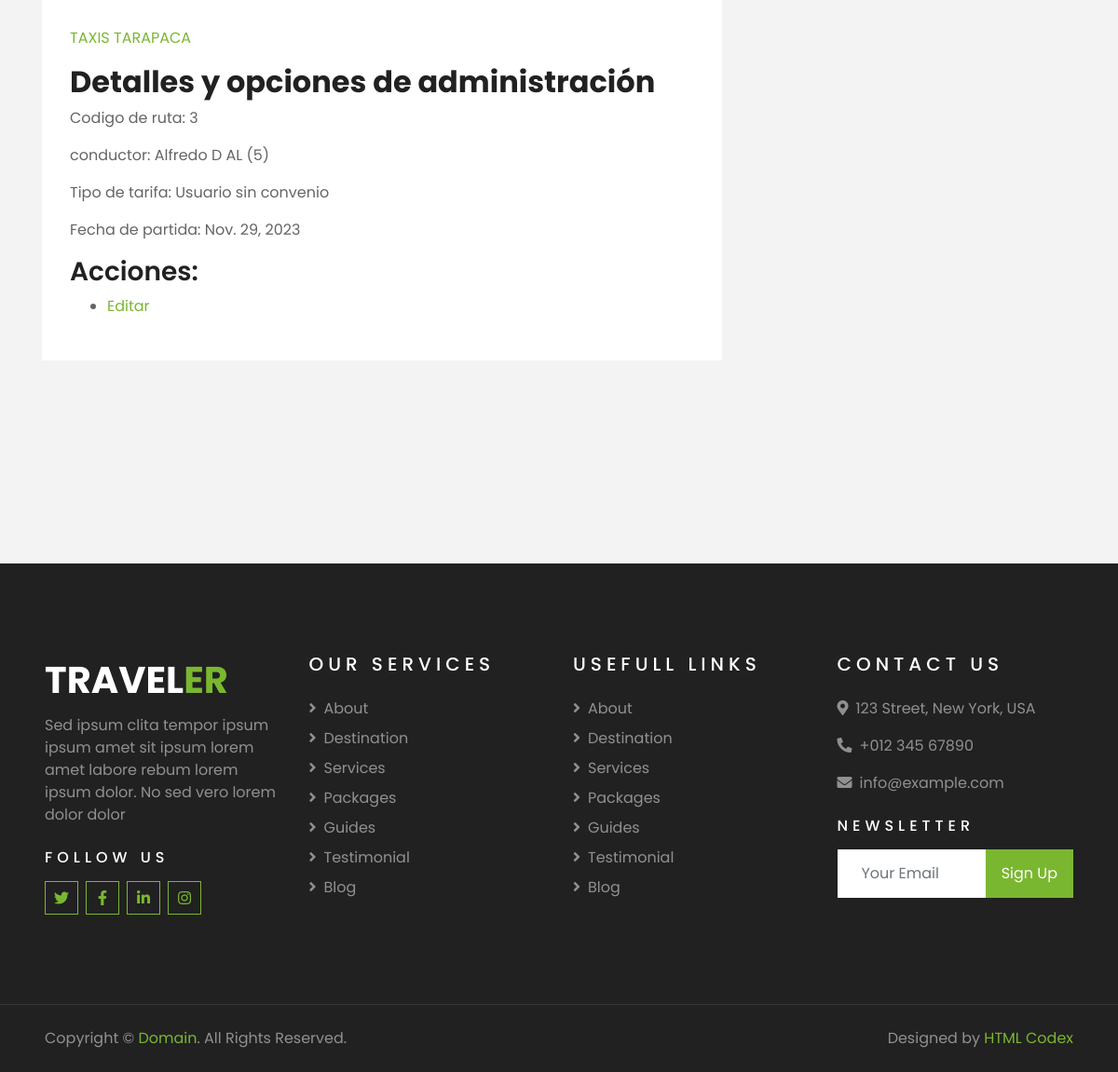
Before: /es/scr_vrut/3/ (signed in, lower part) with the older database file.
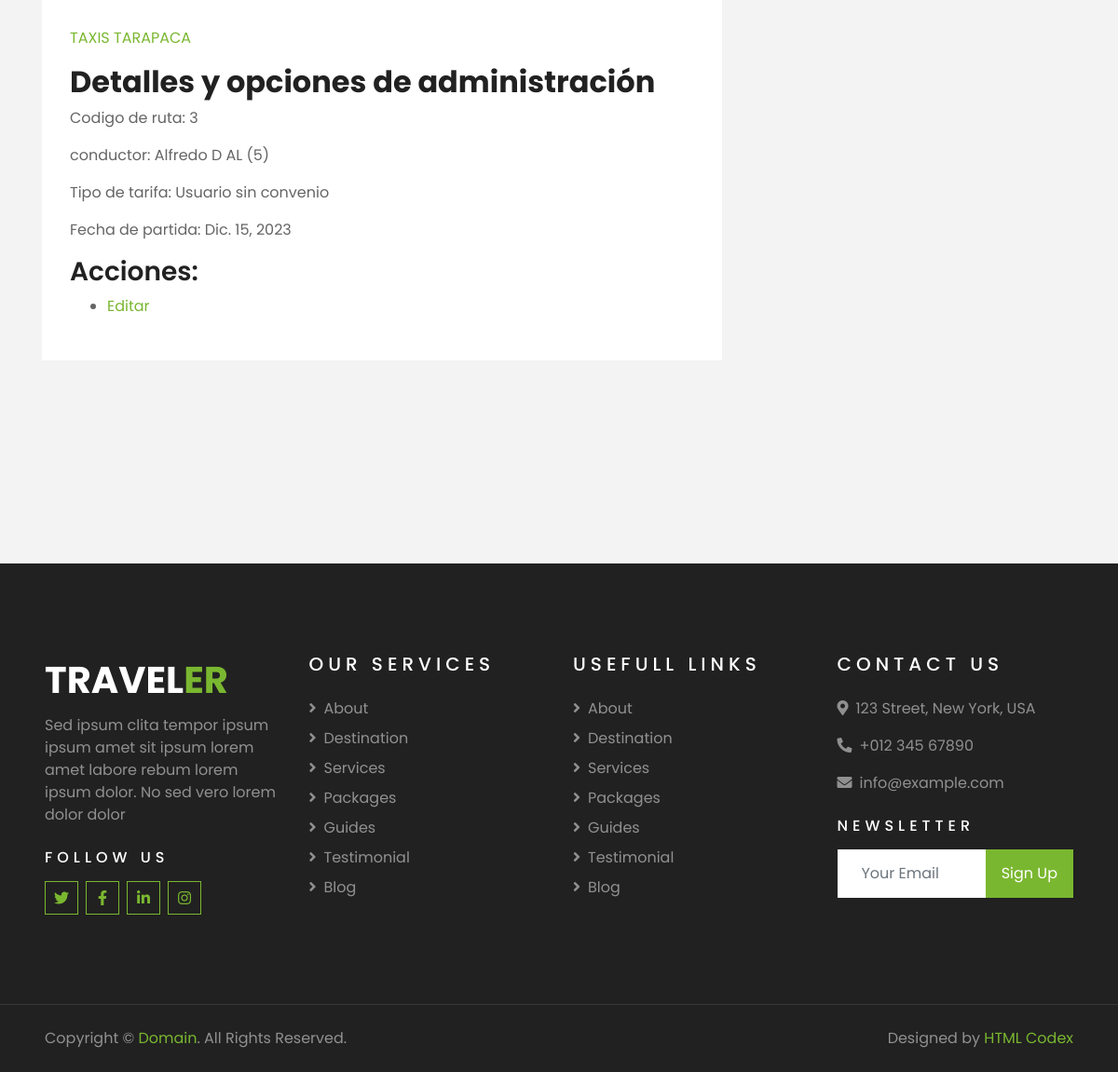
After: the same page with the newer database file.
### Gestion_viajes/models.py (models this page shows, shortened)
class Ruta(models.Model):
    id = models.AutoField(primary_key=True,unique=True)
    conductor = models.ForeignKey(Taxista,on_delete=models.SET_NULL,null=True,blank=True,default=None)
    origen = models.CharField(max_length=254,null=True,blank=True)
    numero_origen = models.IntegerField(null=True,blank=True)
    tipo_origen = models.ForeignKey(TiposCalle,on_delete = models.SET_NULL,blank=True,null=True,default=None,related_name='ruta_torigen')
    destino = models.CharField(max_length=54,null=True,blank=True)
    numero_destino = models.IntegerField(null=True,blank=True)
    tipo_destino = models.ForeignKey(TiposCalle,on_delete = models.SET_NULL,blank=True,null=True,default=None,related_name='ruta_tdestino')
    fecha_viaje = models.DateField(null=True,blank=True)
    hora_viaje = models.TimeField(null=True,blank=True)
    anulado = models.IntegerField(null=True,blank=True)
    motivo_anulacion = models.TextField(null=True,blank=True)
    observacion = models.CharField(max_length=254,null=True,blank=True)
    descripcion = models.TextField(null=True,blank=True)
    tipo_tarifa = models.ForeignKey(Tarifa,models.SET_NULL,null=True,blank=True,default=None)
    monto_tarifa = models.FloatField(null=True,blank=True)
    region = models.ForeignKey(Region,on_delete=models.SET_NULL,null=True,blank=True,default=None)
    ciudad = models.ForeignKey(Ciudad,on_delete=models.SET_NULL,null=True,blank=True,default=None)
    comuna = models.ForeignKey(Comuna,on_delete=models.SET_NULL,null=True,blank=True,default=None)
    region_destino = models.ForeignKey(Region,on_delete=models.SET_NULL,null=True,blank=True,default=None,related_name='ruta_rdestino')
    ciudad_destino = models.ForeignKey(Ciudad,on_delete=models.SET_NULL,null=True,blank=True,default=None,related_name='ruta_cidestino')
    comuna_destino = models.ForeignKey(Comuna,on_delete=models.SET_NULL,null=True,blank=True,default=None,related_name='ruta_codestino')
    deleted_at = models.DateTimeField(null=True,blank=True)
    created_at = models.DateTimeField(null=True,blank=True)

class Taxista(models.Model):
    id = models.AutoField(primary_key=True,unique=True)
    nombre = models.CharField(max_length=54,null=True,blank=True)
    apellido_p = models.CharField(max_length=54,null=True,blank=True)
    apellido_m = models.CharField(max_length=54,null=True,blank=True)
    genero = models.CharField(max_length=54,null=True,blank=True)
    secretaria_encargada = models.ForeignKey(Secretaria,on_delete=models.SET_NULL,null=True,blank=True,default=None)
    run = models.IntegerField(null=True,blank=True)
    dv = models.CharField(max_length=1,null=True,blank=True)
    estado = models.IntegerField(null=True,blank=True)
    deleted_at = models.DateTimeField(null=True,blank=True)
    created_at = models.DateTimeField(null=True,blank=True)
    def __str__(self):
        return self.nombre + ' ' + self.apellido_p + ' ' + self.apellido_m + ' ' + '(' + str(self.id) + ')'

class Tarifa(models.Model):
    id = models.AutoField(primary_key=True,unique=True)
    tipo_tarifa = models.ForeignKey(TiposTarifa,on_delete=models.SET_NULL,blank=True,null=True,default=None)
    monto_tarifa = models.FloatField(null=True,blank=True)
    deleted_at = models.DateTimeField(null=True,blank=True)
    created_at = models.DateTimeField(null=True,blank=True)
    def __str__(self):
        return str(self.tipo_tarifa.nombre)

class TiposTarifa(models.Model):
    id = models.AutoField(primary_key=True,unique=True)
    convenio = models.IntegerField(null=True,blank=True)
    nombre = models.CharField(max_length=54,blank=True,null=True)
    deleted_at = models.DateTimeField(null=True,blank=True)
    created_at = models.DateTimeField(null=True,blank=True)

### Gestion_viajes/views.py (the view)
# urls.py: path("scr_vrut/<int:id_ruta>/",views.scr_ver_datos_ruta,name='scr_ver_datos_ruta'),
def scr_ver_datos_ruta(request,id_ruta):
    usuario = request.session.get('user',None)
    if usuario is not None:
        try:
            ruta = Ruta.objects.get(id=id_ruta)
            context = {'ruta':ruta}
            return render(request,'Gestion_viajes/scr_ver_datos_ruta.html',context)
        except:
            ruta = None
            err = "No se encontro la ruta especificada."
            context = {'error':err}
            return render(request,'Gestion_viajes/ver_datos_ruta.html',context)
    else:
        return render(request,'Gestion_viajes/err_frb.html')

### Taxis_tarapaca/templates/Gestion_viajes/scr_ver_datos_ruta.html (shortened to what this page needs)
{% extends "secretarias_page.html" %}
{% load cms_tags %}
{% block content %}
    <div class="admin-taxista">
        <h2>Detalles y opciones de administración</h2>
        <p>Codigo de ruta: {{ ruta.id }}</p>
        <p>conductor: {{ ruta.conductor }}</p>
        <p>Tipo de tarifa: {{ ruta.tipo_tarifa }}</p>
        <p>Fecha de partida: {{ ruta.fecha_viaje }}</p>
        <h3>Acciones:</h3>
        <ul>
            <li><a href="{% url 'scr_editar_ruta' id_ruta=ruta.id %}">Editar</a></li>
        </ul>
    </div>
{% endblock content %}

Changed rows visible on the page:
changed Ruta "Alfredo D AL (5)": fecha_viaje "Nov. 29, 2023" → "Dic. 15, 2023"
